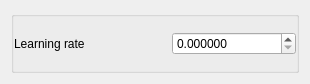
<?xml version="1.0" encoding="UTF-8"?>
<ui version="4.0">
 <class>EditHebbianSynTab</class>
 <widget class="QewExtensibleDialog" name="EditHebbianSynTab">
  <property name="geometry">
   <rect>
    <x>0</x>
    <y>0</y>
    <width>310</width>
    <height>84</height>
   </rect>
  </property>
  <property name="caption" stdset="0">
   <string>Learning</string>
  </property>
  <layout class="QGridLayout">
   <item row="0" column="0">
    <widget class="QGroupBox" name="learnButtonGroup">
     <layout class="QVBoxLayout">
      <property name="leftMargin">
       <number>0</number>
      </property>
      <property name="topMargin">
       <number>0</number>
      </property>
      <property name="rightMargin">
       <number>0</number>
      </property>
      <property name="bottomMargin">
       <number>0</number>
      </property>
      <item>
       <layout class="QHBoxLayout">
        <property name="spacing">
         <number>33</number>
        </property>
        <property name="leftMargin">
         <number>0</number>
        </property>
        <property name="topMargin">
         <number>0</number>
        </property>
        <property name="rightMargin">
         <number>0</number>
        </property>
        <property name="bottomMargin">
         <number>0</number>
        </property>
        <item>
         <widget class="QLabel" name="textLabel1">
          <property name="text">
           <string>Learning rate</string>
          </property>
          <property name="wordWrap">
           <bool>false</bool>
          </property>
         </widget>
        </item>
        <item>
         <widget class="QDoubleSpinBox" name="learnFloatSpinBox">
          <property name="decimals">
           <number>6</number>
          </property>
          <property name="minimum">
           <double>0.000000000000000</double>
          </property>
          <property name="maximum">
           <double>1.000000000000000</double>
          </property>
          <property name="singleStep">
           <double>0.000100000000000</double>
          </property>
         </widget>
        </item>
       </layout>
      </item>
     </layout>
    </widget>
   </item>
  </layout>
 </widget>
 <layoutdefault spacing="6" margin="11"/>
 
 <customwidgets>
  <customwidget>
   <class>QewExtensibleDialog</class>
   <extends>QDialog</extends>
   <header>qewextensibledialog.h</header>
   <container>1</container>
  </customwidget>
 </customwidgets>
 <includes>
  <include location="local">/usr/include/qew5/qewextensibledialog.h</include>
 </includes>
 <resources/>
 <connections/>
</ui>
